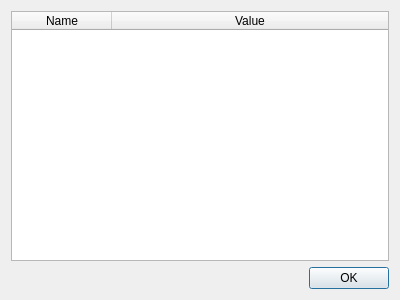
<?xml version="1.0" encoding="UTF-8"?>
<ui version="4.0">
 <class>EngineEditOptionsDialog</class>
 <widget class="QDialog" name="EngineEditOptionsDialog">
  <property name="geometry">
   <rect>
    <x>0</x>
    <y>0</y>
    <width>400</width>
    <height>300</height>
   </rect>
  </property>
  <property name="windowTitle">
   <string>Edit options</string>
  </property>
  <layout class="QVBoxLayout" name="verticalLayout">
   <item>
    <widget class="QTableWidget" name="table">
     <attribute name="horizontalHeaderStretchLastSection">
      <bool>true</bool>
     </attribute>
     <attribute name="verticalHeaderVisible">
      <bool>false</bool>
     </attribute>
     <column>
      <property name="text">
       <string>Name</string>
      </property>
     </column>
     <column>
      <property name="text">
       <string>Value</string>
      </property>
     </column>
    </widget>
   </item>
   <item>
    <layout class="QHBoxLayout" name="horizontalLayout">
     <item>
      <spacer name="horizontalSpacer">
       <property name="orientation">
        <enum>Qt::Horizontal</enum>
       </property>
       <property name="sizeHint" stdset="0">
        <size>
         <width>40</width>
         <height>20</height>
        </size>
       </property>
      </spacer>
     </item>
     <item>
      <widget class="QPushButton" name="ok">
       <property name="text">
        <string>OK</string>
       </property>
      </widget>
     </item>
    </layout>
   </item>
  </layout>
 </widget>
 <resources/>
 <connections/>
</ui>
